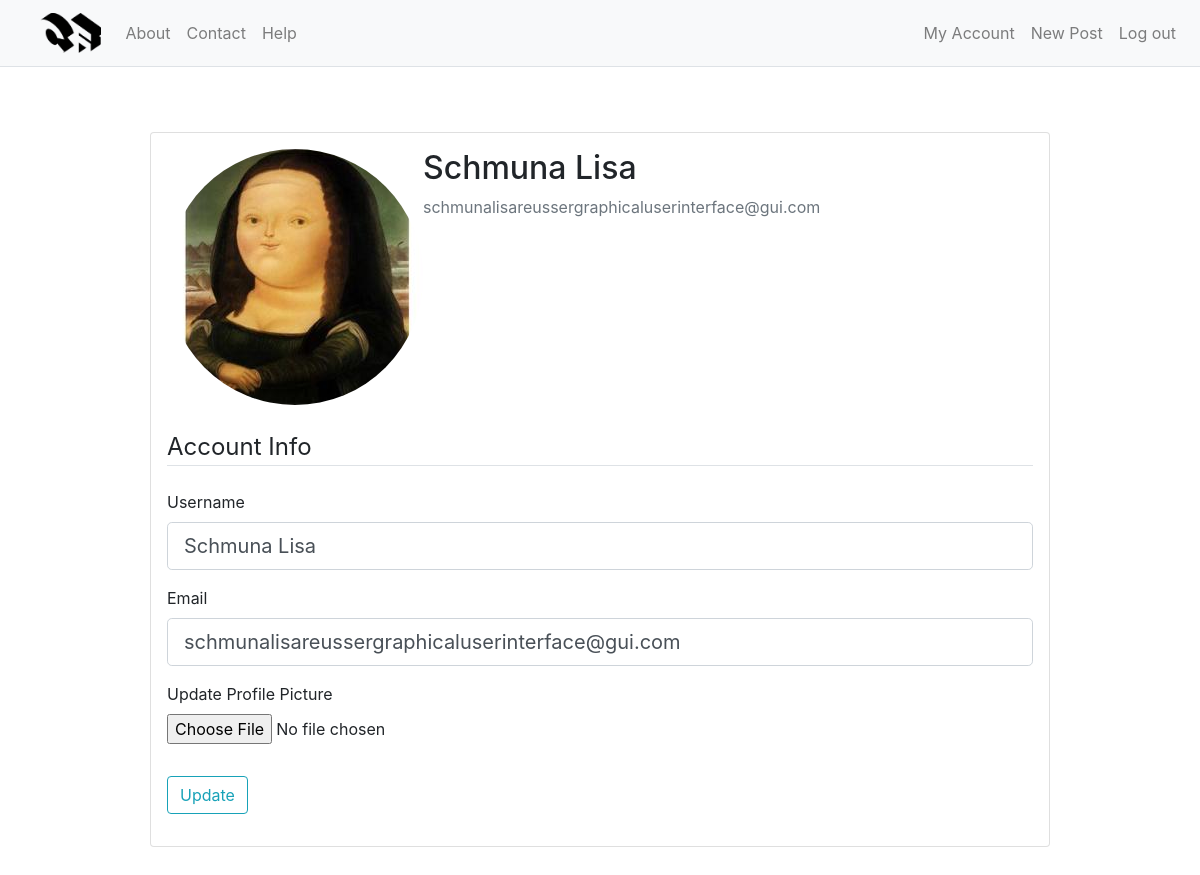
Page /account (signed in) on the committed database.
### website/models.py (models this page shows, shortened)
class User(db.Model, UserMixin):
    id = db.Column(db.Integer, primary_key=True)
    username = db.Column(db.String(20), unique=True, nullable=False)
    email = db.Column(db.String(120), unique=True, nullable=False)
    image_file = db.Column(db.String(20), nullable=False, default='default.jpg')
    password = db.Column(db.String(60), nullable=False)
    posts = db.relationship('Post', backref='author', lazy=True)
    liked_comments = db.relationship('CommentLike', backref='user', lazy=True)
    liked_posts = db.relationship('PostLike', backref='user', lazy=True)

### website/users/routes.py (the view)
@users.route("/account", methods=['GET', 'POST'])
@login_required
def account():
    form = UpdateAccountForm()
    if form.validate_on_submit():
        if form.picture.data:
            picture_file = save_picture(form.picture.data)
            current_user.image_file = picture_file
        current_user.username = form.username.data
        current_user.email = form.email.data
        db.session.commit()
        flash('Your account has been updated!', 'success')
        return redirect(url_for('users.account'))
    elif request.method == 'GET':
        form.username.data = current_user.username
        form.email.data = current_user.email
    image_file = url_for('static', filename='profile_pics/' + current_user.image_file)
    return render_template('account.html', title='Account',
                           image_file=image_file, form=form)

### website/users/forms.py (shortened to what this page needs)
class UpdateAccountForm(FlaskForm):
    username = StringField('Username',
                           validators=[DataRequired(), Length(min=2, max=20)])
    email = StringField('Email',
                        validators=[DataRequired(), Email()])
    picture = FileField('Update Profile Picture', validators=[FileAllowed(['jpg', 'png', '.gif', '.jpeg'])])
    submit = SubmitField('Update')

### website/models.py (called while the page is built)
@login_manager.user_loader
def load_user(user_id):
    return User.query.get(int(user_id))

### website/templates/account.html (shortened to what this page needs)
{% extends "layout.html" %}
{% block content %}
    <div class="card p-3 w-75 m-5 ml-auto mr-auto">
      <div class="media">
        <img class="rounded-circle account-img mb-4" src="{{ image_file }}">
        <div class="media-body h-100">
          <h2 class="account-heading">{{ current_user.username }}</h2>
          <p class="text-secondary">{{ current_user.email }}</p>
        </div>
      </div>
        <form method="POST" action="" enctype="multipart/form-data">
            <fieldset class="form-group">
                <legend class="border-bottom mb-4">Account Info</legend>
                <div class="form-group">
                    {{ form.username.label(class="form-control-label") }}
                    {% if form.username.errors %}
                        {{ form.username(class="form-control form-control-lg is-invalid") }}
                        <div class="invalid-feedback">
                            {% for error in form.username.errors %}
                                <span>{{ error }}</span>
                            {% endfor %}
                        </div>
                    {% else %}
                        {{ form.username(class="form-control form-control-lg") }}
                    {% endif %}
                </div>
                <div class="form-group">
                    {{ form.email.label(class="form-control-label") }}
                    {% if form.email.errors %}
                        {{ form.email(class="form-control form-control-lg is-invalid") }}
                        <div class="invalid-feedback">
                            {% for error in form.email.errors %}
                                <span>{{ error }}</span>
                            {% endfor %}
                        </div>
                    {% else %}
                        {{ form.email(class="form-control form-control-lg") }}
                    {% endif %}
                </div>
                <div class="form-group">
                    {{ form.picture.label() }}
                    {{ form.picture(class="form-control-file") }}
                </div>
            </fieldset>
            <div class="form-group">
                {{ form.submit(class="btn btn-outline-info") }}
            </div>
        </form>
    </div>
{% endblock content %}

### rows in the picture
User: username "Schmuna Lisa", email "schmunalisareussergraphicaluserinterface@gui.com"
